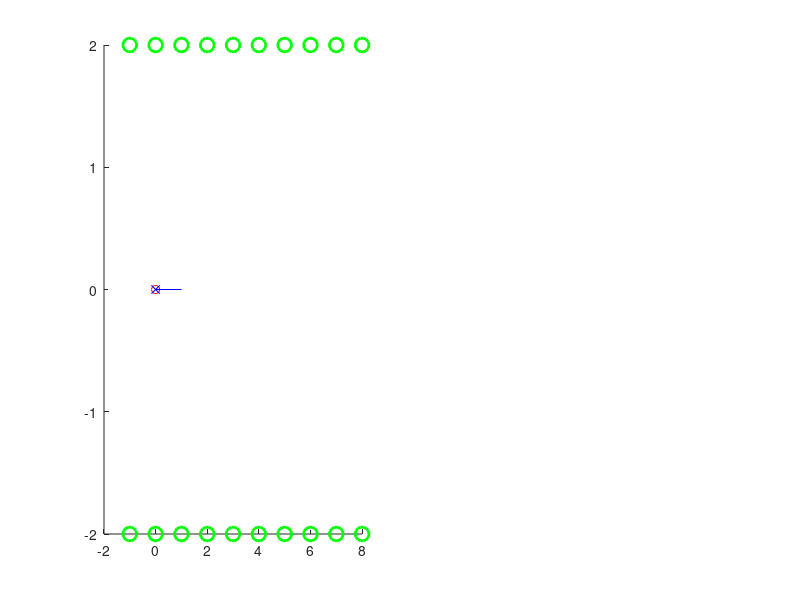

The MATLAB script that drew this image: (Note: this script raises an error after producing the figure.)
% Extended Kalman Filter SLAM example
clear;clc; close all;

% Time
Tf = 60;
dt = 0.5;
T = 0:dt:Tf;

% Initial Robot State
x0 = [0 0 0]';

% Control inputs
% u = [ones(2,floor(length(T)./4)) -ones(2,floor(length(T)./4)),...
%     ones(2,floor(length(T)./4)), -ones(2,floor(length(T)./4))];
% if length(u)<length(T)
%    u=[u,zeros(2,length(T)-length(u))]; 
% end
turns=6;    % number of 180 deg turns to make
u=ones(2,length(T));
u(2,:)=0;
for n=1:turns
    u(2,floor(length(T)./(turns+1)*n))=pi./dt;
end;

% Motion Disturbance model
R = [0.001 0 0; 
     0 0.001 0; 
     0 0 0.001];
% R=zeros(3,3);
[RE, Re] = eig(R);

% Prior over robot state
mu0r = [0 0 0]'; % mean (mu)
S0rr = 0.00000000001*eye(3);% covariance (Sigma)

% Feature Map
map=[-1:1:8,8:-1:-1; 2*ones(1,10),-2*ones(1,10)];
M = length(map);

% Prior over feature map
S0mm=eye(2);  %%% predefined covariance for each feature when it is just detected;
newfeature = ones(M,1);

%Measurement model
rmax = 5; % Max range
thmax = pi/4; % 1/2 Field of view

% Measurement noise
Qi = [0.00001 0; 
     0 0.00001];

[QiE, Qie] = eig(Qi);


% Simulation Initializations
n = length(R(:,1)); % Number of vehicle states
xr = zeros(n,length(T)); % Vehicle states 
xr(:,1) = x0;
N = n+2*M;
m = length(Qi(:,1)); % Number of measurements per feature 
y = zeros(m*M,length(T)); % Measurements
mu = mu0r;
S=S0rr;

mu_S = zeros(N,length(T)); % Belief
mu_S(1:3,1) = mu;
count=0;    %%%%%%%%%% count of detected features;

%% Plot results
t=1;
    figure(1);clf; 
    subplot(1,2,1); hold on;
    plot(map(1,:),map(2,:),'go', 'MarkerSize',10,'LineWidth',2);
    plot(xr(1,1:t),xr(2,1:t), 'ro--')
    plot([xr(1,t) xr(1,t)+1*cos(xr(3,t))],[xr(2,t) xr(2,t)+1*sin(xr(3,t))], 'r-')
    plot(mu_S(1,1:t),mu_S(2,1:t), 'bx--')
    plot([mu_S(1,t) mu_S(1,t)+1*cos(mu_S(3,t))],[mu_S(2,t) mu_S(2,t)+1*sin(mu_S(3,t))], 'b-')
    mu_pos = [mu(1) mu(2)];
    S_pos = [S(1,1) S(1,2); S(2,1) S(2,2)];
    error_ellipse(S_pos,mu_pos,0.75);
    error_ellipse(S_pos,mu_pos,0.95);
    axis equal
    title('SLAM with Range & Bearing Measurements')
    subplot(1,2,2);
    image(10000*S);
    colormap('gray');
    axis([0,N,0,N])
    axis('square')%%%%%%%%%%%%%%%%%%%%%%%%%%%%%%%%%%%%%%%%%%%%%%
    title('Covariance matrix')
    F(t) = getframe(gcf);

    
%% Main loop
for t=2:length(T)
    %% Simulation
    % Select a motion disturbance
    e = RE*sqrt(Re)*randn(n,1);
    % Update robot state
      xr(:,t) = two_wheel_motion_model(xr(:,t-1),u(:,t),dt)+e;  %%%%%%%%

    % Take measurements
    % For each feature
    flist = zeros(M,1);
    for i=1:M
        % If feature is visible
        if (inview(map(:,i),xr(:,t),rmax,thmax))
            flist(i) = 1;
            % Select a motion disturbance
            d = QiE*sqrt(Qie)*randn(m,1);
            % Determine measurement
              y(2*(i-1)+1:2*i,t) = range_bearing_meas_model(xr(:,t),map(:,i))+d;%%%%%%%%%%%
        end
    end
    
    %% Extended Kalman Filter Estimation
    % Prediction update
    mu(1:3)= two_wheel_motion_model(mu(1:3),u(:,t),dt);
    predicted_xr=mu(1:3);
    Gt = two_wheel_motion_linearized_model(mu,u(:,t),dt);
    S(1:n,1:n) = Gt*S(1:n,1:n)*Gt' + R;

    % Measurement update
    for i=1:M
        if (flist(i))
            % j is the index for the measured feature. It is needed because
            % when the map is updated and rearranged j will be diff from i
            j=i;
            % Feature initialization
            if (newfeature(i) == 1)
                count=count+1;
                % rearrange the estimate so that those of the newly
                % detected feture is placed on top, right after the vehicle
                % states
                if count==1
                   mu=[mu(1:3);
                        mu(1)+y(2*(i-1)+1,t)*cos(y(2*i,t)+mu(3));
                        mu(2)+y(2*(i-1)+1,t)*sin(y(2*i,t)+mu(3))];
                else
                    mu=[mu(1:3);
                        mu(1)+y(2*(i-1)+1,t)*cos(y(2*i,t)+mu(3));
                        mu(2)+y(2*(i-1)+1,t)*sin(y(2*i,t)+mu(3));
                        mu(4:end)];  % augment measured features into states
                end
                % rearrange the covariance matrix. Those of the newly
                % discovered features are set to be S0mm, a predefined
                % value. Off-diagonal terms are set to be 0.
                temp=zeros(length(S)+2,length(S)+2);
                temp(1:3,1:3)=S(1:3,1:3);
                temp(4:5,4:5)=S0mm;
                if length(S)>3
                    temp(6:end,1:3)=S(4:end,1:3);
                    temp(1:3,6:end)=S(1:3,4:end);
                    temp(6:end,6:end)=S(4:end,4:end);
                end
                S=temp;

                newfeature(i) = 0;
                % rearrange map, newfeature, y, and flist so that the
                % follow the same order as mu
                [map newfeature y flist]=rearrangeMap(map,newfeature,y,flist,i,count);
                j=1;
                disp([num2str(count) ' of the ' num2str(M) ' features have been detected'])
            end
            
            % Linearization
            % Predicted range
            dx = mu(3+2*(j-1)+1)-mu(1);
            dy = mu(3+2*j)-mu(2);
            rp = sqrt((dx)^2+(dy)^2);
            
            Ht = range_bearing_meas_linearized_model(mu,j);%%%%%%%%%%%%%
            I = y(2*(j-1)+1:2*j,t)- range_bearing_meas_model(mu(1:3),mu((3+2*(j-1)+1):3+2*j));%%%%%%%%%%%%5

            % Measurement update
            K = S*Ht'*inv(Ht*S*Ht'+Qi);
            mu = mu + K*I;
            S = (eye(length(S))-K*Ht)*S;
            
            if norm(mu(1:2)-mu_S(1:2,t-1))>2.*u(1,t).*dt
                disp('Something went wrong!')
                warning('Linearization may have failed')
%                 disp(['Now dy=' num2str(dy) ' and dx=' num2str(dx)])
            end
        end
    end
 
    % Store results.
    mu_S(1:length(mu),t) = mu;


    %% Plot results
    figure(1);clf; 
    subplot(1,2,1); hold on;
    plot(map(1,:),map(2,:),'go', 'MarkerSize',10,'LineWidth',2);
    plot(xr(1,1:t),xr(2,1:t), 'ro--')
    plot([xr(1,t) xr(1,t)+1*cos(xr(3,t))],[xr(2,t) xr(2,t)+1*sin(xr(3,t))], 'r-')
    plot(mu_S(1,1:t),mu_S(2,1:t), 'bx--')
    plot([mu_S(1,t) mu_S(1,t)+1*cos(mu_S(3,t))],[mu_S(2,t) mu_S(2,t)+1*sin(mu_S(3,t))], 'b-')
    mu_pos = [mu(1) mu(2)];
    S_pos = [S(1,1) S(1,2); S(2,1) S(2,2)];
    error_ellipse(S_pos,mu_pos,0.75);
    error_ellipse(S_pos,mu_pos,0.95);

    for i=1:M
          if (~newfeature(i))
              fi = 2*(i-1)+1;
              fj = 2*i;
              plot([xr(1,t) xr(1,t)+y(fi,t)*cos(y(fj,t)+xr(3,t))], [xr(2,t) xr(2,t)+y(fi,t)*sin(y(fj,t)+xr(3,t))], 'c');
              plot(mu(3+fi),mu(3+fj), 'gx')
              mu_pos = [mu(3+fi) mu(3+fj)];
              S_pos = [S(3+fi,3+fi) S(3+fi,3+fj); S(3+fj,3+fi) S(3+fj,3+fj)];
              error_ellipse(S_pos,mu_pos,0.75);
          end
    end
    axis equal
%     axis([-4 6 -1 7])
    title('SLAM with Range & Bearing Measurements')
    
    subplot(1,2,2);
    image(10000*S);
    colormap('gray');
    axis('square')%%%%%%%%%%%%%%%%%%%%%%%%%%%%%%%%%%%%%%%%%%%%%%
    axis([0,N,0,N])%%%%%%%%%%%%%%%%%%%%%%%%%%%%%%%%%%%%%%%%%%%%
    title('Covariance matrix')
 
    F(t) = getframe(gcf);
    pause(0.1)
end
